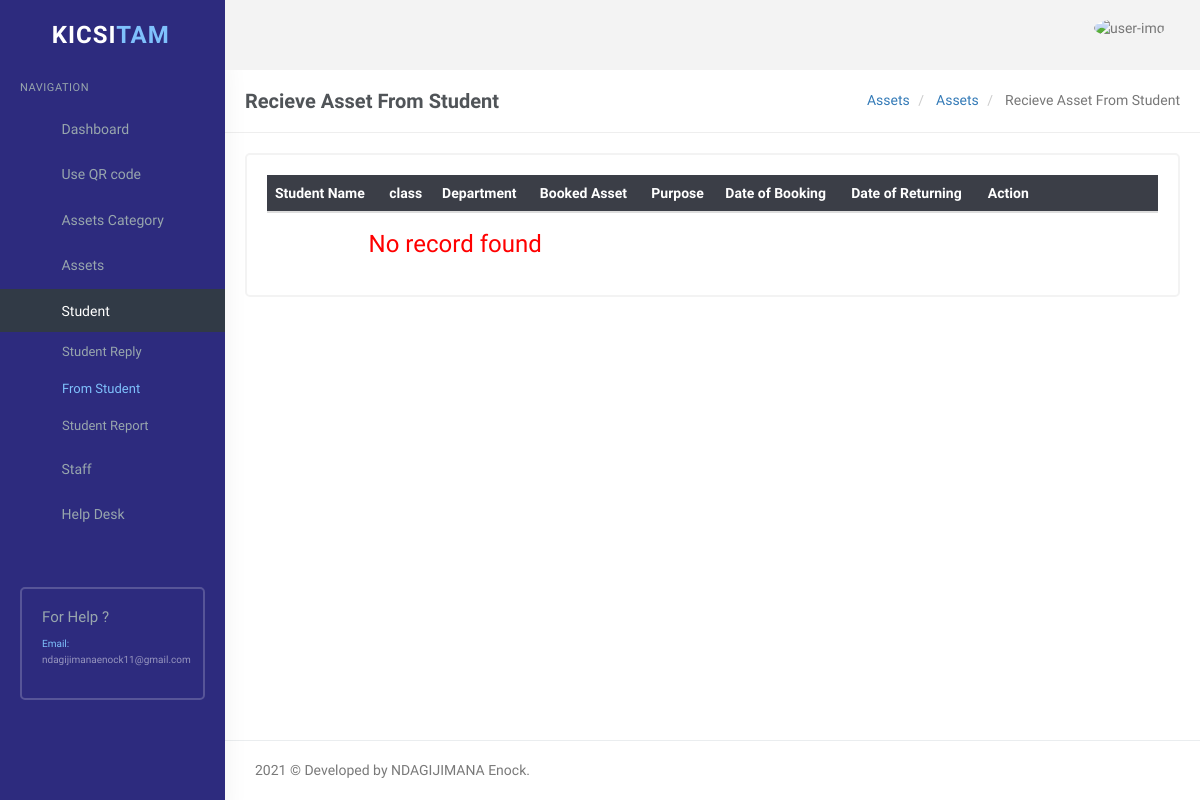
/user/asset-from-student.php (signed in), run on an earlier commit of the app's database.
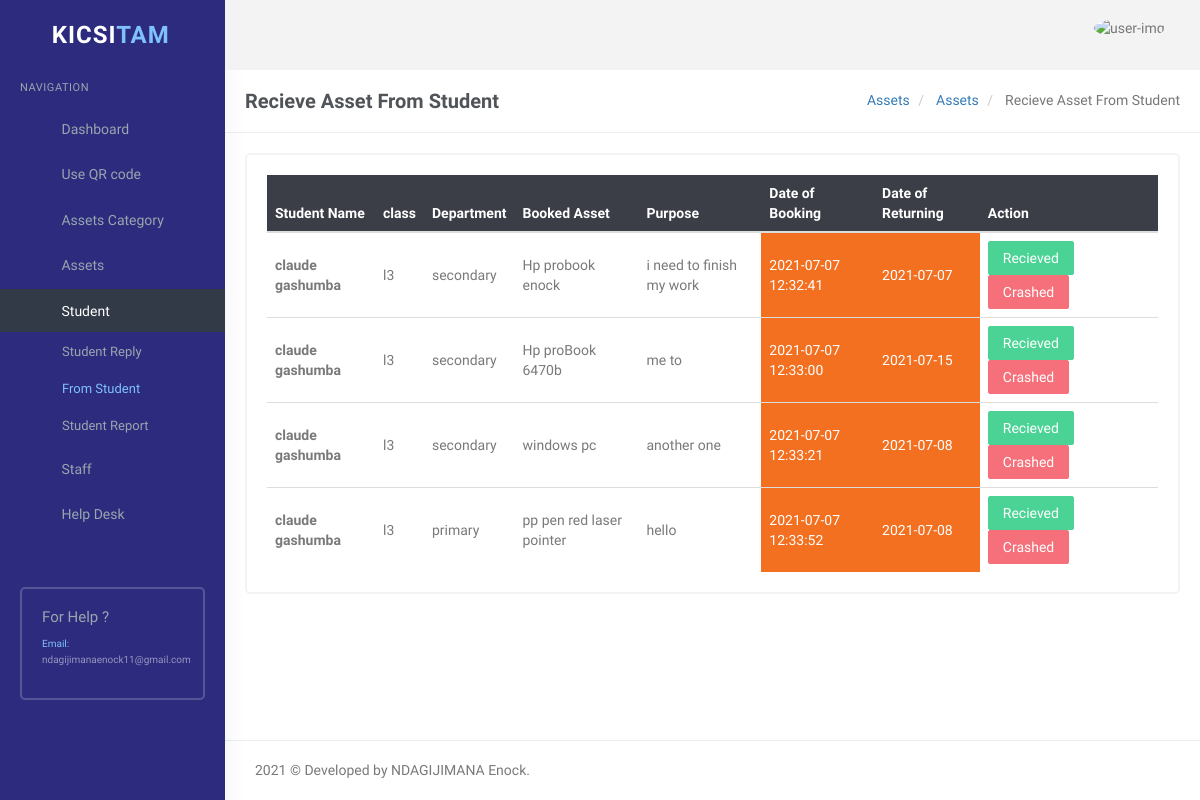
And on a later commit of the database.
### tables this page shows
CREATE TABLE `studentbookingtbl` (
  `bid` int(11) NOT NULL,
  `toolID` int(11) NOT NULL,
  `studentID` int(11) NOT NULL,
  `studentOption` varchar(18) NOT NULL,
  `purpose` varchar(150) NOT NULL,
  `BookedDate` timestamp NOT NULL DEFAULT current_timestamp(),
  `returnDate` date NOT NULL,
  `ActiveStatus` int(5) NOT NULL,
  `BookStatus` int(11) NOT NULL
);

CREATE TABLE `tblstudent` (
  `id` int(11) NOT NULL,
  `Firstname` varchar(45) NOT NULL,
  `Lastname` varchar(45) NOT NULL,
  `email` varchar(50) NOT NULL,
  `class` varchar(6) NOT NULL,
  `department` varchar(12) NOT NULL,
  `profilePicture` varchar(200) NOT NULL,
  `password` varchar(18) NOT NULL,
  `AddedDate` timestamp NOT NULL DEFAULT current_timestamp(),
  `Active_Status` int(4) NOT NULL
);

CREATE TABLE `tbltools` (
  `id` int(11) NOT NULL,
  `Toolname` varchar(45) NOT NULL,
  `ToolImage` varchar(200) NOT NULL,
  `serial_number` varchar(100) NOT NULL,
  `ToolCategory` varchar(11) NOT NULL,
  `ToolDescription` varchar(100) NOT NULL,
  `isAllowedBy` varchar(11) NOT NULL,
  `ActiveStatus` int(5) NOT NULL,
  `response_status` int(11) NOT NULL,
  `PostedDate` timestamp NOT NULL DEFAULT current_timestamp()
);

### user/asset-from-student.php (the view, shortened to what the changed rows need)
<?php
if (strlen($_SESSION['id']) == 0) {
    header('location:index.php');
} else {
?>
    <!DOCTYPE html>
    <html lang="en">
    <head>
        <link rel="stylesheet" href="../plugins/morris/morris.css">
        <link href="../plugins/jvectormap/jquery-jvectormap-2.0.2.css" rel="stylesheet" />
        <link href="assets/css/bootstrap.min.css" rel="stylesheet" type="text/css" />
        <link href="assets/css/core.css" rel="stylesheet" type="text/css" />
        <link href="assets/css/components.css" rel="stylesheet" type="text/css" />
        <link href="assets/css/icons.css" rel="stylesheet" type="text/css" />
        <link href="assets/css/pages.css" rel="stylesheet" type="text/css" />
        <link href="assets/css/menu.css" rel="stylesheet" type="text/css" />
        <link href="assets/css/responsive.css" rel="stylesheet" type="text/css" />
        <link rel="stylesheet" href="../plugins/switchery/switchery.min.css">
    </head>
    <body class="fixed-left">
        <div id="wrapper">
            <?php include('includes/topheader.php'); ?>
            <div class="content-page">
                <div class="content">
                    <div class="container">
                        <div class="row">
                            <div class="col-sm-12">
                                <div class="card-box">
                                    <div class="table-responsive">
                                        <table class="table table-colored table-centered table-inverse m-0" style="width: 100%;">
                                            <thead>
                                                <tr>
                                                    <th>Student Name</th>
                                                    <th>class</th>
                                                    <th>Department</th>
                                                    <th>Booked Asset</th>
                                                    <th>Purpose</th>
                                                    <th>Date of Booking</th>
                                                    <th>Date of Returning</th>
                                                    <th style="width: 20%;">Action</th>
                                                </tr>
                                            </thead>
                                            <tbody>
                                                <?php
                                                $query = mysqli_query($con, "SELECT tbltools.id as tid,tblstudent.Firstname as fname,
                                                tblstudent.Lastname as lname,tblstudent.class as class,tblstudent.email as email,studentbookingtbl.bid as stboo,studentbookingtbl.studentOption as stuoption,
                                                tbltools.Toolname as toolname,studentbookingtbl.purpose as purpose,studentbookingtbl.BookedDate as bookeddate,
                                                studentbookingtbl.returnDate FROM tblstudent,tbltools LEFT JOIN studentbookingtbl ON studentbookingtbl.toolID=tbltools.id
                                                WHERE studentbookingtbl.studentID=tblstudent.id AND studentbookingtbl.ActiveStatus=1 AND studentbookingtbl.BookStatus=1");
                                                $rowcount = mysqli_num_rows($query);
                                                if ($rowcount == 0) {
                                                ?>
                                                    <tr>
                                                        <td colspan="4" align="center">
                                                            <h3 style="color:red">No record found</h3>
                                                        </td>
                                                        <?php
                                                    } else {
                                                        while ($row = mysqli_fetch_array($query)) {
                                                        ?>
                                                    <tr>
                                                        <td><b><?php echo $row['fname'] . "  " . $row['lname']; ?></b></td>
                                                        <td><?php echo $row['class']; ?></td>
                                                        <td><?php echo $row['stuoption']; ?></td>
                                                        <td><?php echo $row['toolname']; ?></td>
                                                        <td><?php echo $row['purpose']; ?></td>
                                                        <td style="background-color: #f37020;color:white;"><?php echo $row['bookeddate']; ?></td>
                                                        <td style="background-color: #f37020;color:white;"><?php echo $row['returnDate']; ?></td>
                                                        <td>
                                                            <a href="asset-from-student.php?rid=<?php echo htmlentities($row['stboo']); ?>&&action=rep" onclick="return confirm('Do you realy Recieve An Asset ?')" class=" btn btn-success">Recieved</a>
                                                            <a href="asset-from-student.php?rid1=<?php echo htmlentities($row['stboo']); ?>&&action1=rep" onclick="return confirm('Ohh No This asset was Crashed ?')" class="btn btn-danger">Crashed</a>
                                                        </td>
                                                    </tr>
                                            <?php }
                                                    } ?>
                                            </tbody>
                                        </table>
                                    </div>
                                </div>
                            </div>
                        </div>
                    </div>
                </div>
            </div>
        </div>
    </body>
    </html>
<?php } ?>

What changed in the data, as far as the page shows it:
added studentbookingtbl: studentID.Firstname "claude", studentID.Lastname "gashumba", studentID.class "l3", studentOption "secondary", toolID.Toolname "Hp probook enock", purpose "i need to finish my work", BookedDate "2021-07-07 12:32:41", returnDate "2021-07-07"
added studentbookingtbl: studentID.Firstname "claude", studentID.Lastname "gashumba", studentID.class "l3", studentOption "secondary", toolID.Toolname "Hp proBook 6470b", purpose "me to", BookedDate "2021-07-07 12:33:00", returnDate "2021-07-15"
added studentbookingtbl: studentID.Firstname "claude", studentID.Lastname "gashumba", studentID.class "l3", studentOption "secondary", toolID.Toolname "windows pc", purpose "another one", BookedDate "2021-07-07 12:33:21", returnDate "2021-07-08"
added studentbookingtbl: studentID.Firstname "claude", studentID.Lastname "gashumba", studentID.class "l3", studentOption "primary", toolID.Toolname "pp pen red laser pointer", purpose "hello", BookedDate "2021-07-07 12:33:52", returnDate "2021-07-08"
Also different on the page:
text no longer shown: "No record found"
